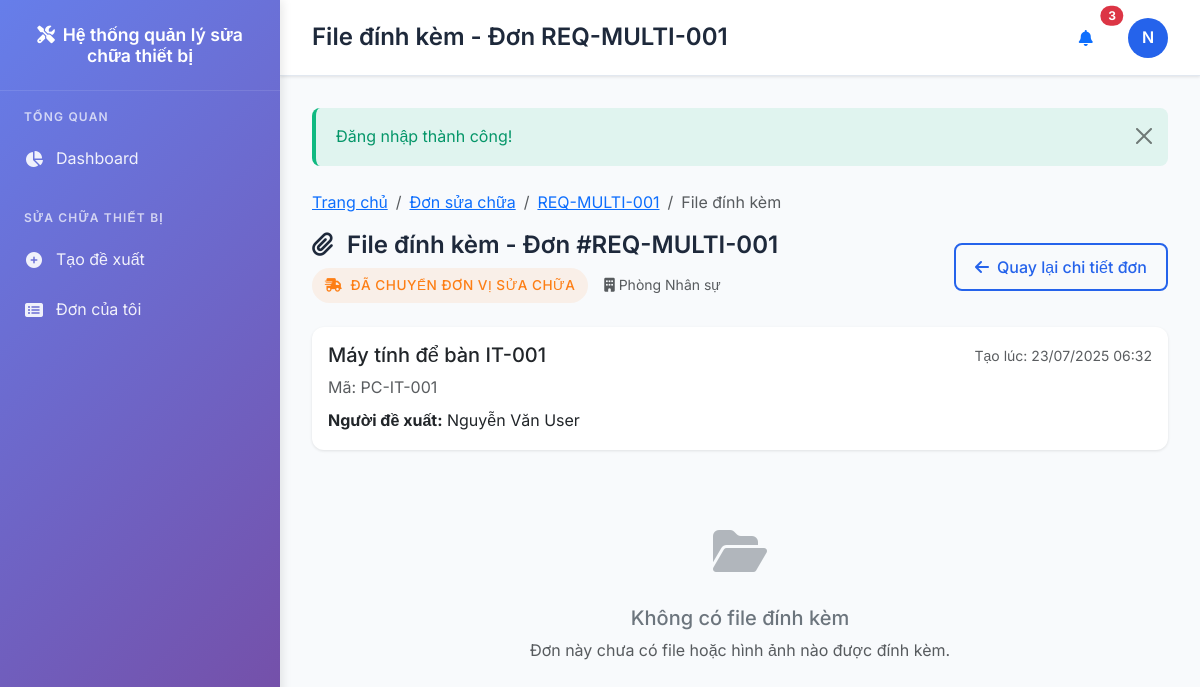
The app's page /repairs/attachments.php?code=REQ-MULTI-001 (signed in) with its own data.
### tables this page shows
CREATE TABLE repair_requests (
    id INT AUTO_INCREMENT PRIMARY KEY,
    request_code VARCHAR(30) NOT NULL UNIQUE,
    equipment_id INT NOT NULL,
    requester_id INT NOT NULL,
    problem_description TEXT NOT NULL,
    urgency_level ENUM('low', 'medium', 'high', 'critical') DEFAULT 'medium',
    images TEXT,  
    videos TEXT,  
    current_status_id INT NOT NULL,
    assigned_logistics_id INT,
    assigned_clerk_id INT,
    assigned_technician_id INT,
    estimated_completion DATE,
    actual_completion DATETIME,
    total_cost DECIMAL(15,2) DEFAULT 0,
    created_at TIMESTAMP DEFAULT CURRENT_TIMESTAMP,
    updated_at TIMESTAMP DEFAULT CURRENT_TIMESTAMP ON UPDATE CURRENT_TIMESTAMP,
    FOREIGN KEY (equipment_id) REFERENCES equipments(id) ON DELETE RESTRICT,
    FOREIGN KEY (requester_id) REFERENCES users(id) ON DELETE RESTRICT,
    FOREIGN KEY (current_status_id) REFERENCES repair_statuses(id) ON DELETE RESTRICT,
    FOREIGN KEY (assigned_logistics_id) REFERENCES users(id) ON DELETE SET NULL,
    FOREIGN KEY (assigned_clerk_id) REFERENCES users(id) ON DELETE SET NULL,
    FOREIGN KEY (assigned_technician_id) REFERENCES users(id) ON DELETE SET NULL
);

CREATE TABLE users (
    id INT AUTO_INCREMENT PRIMARY KEY,
    username VARCHAR(50) NOT NULL UNIQUE,
    password VARCHAR(255) NOT NULL,
    full_name VARCHAR(100) NOT NULL,
    email VARCHAR(100),
    phone VARCHAR(20),
    department_id INT,
    role_id INT NOT NULL,
    avatar VARCHAR(255),
    status ENUM('active', 'inactive') DEFAULT 'active',
    last_login TIMESTAMP NULL,
    created_at TIMESTAMP DEFAULT CURRENT_TIMESTAMP,
    updated_at TIMESTAMP DEFAULT CURRENT_TIMESTAMP ON UPDATE CURRENT_TIMESTAMP,
    FOREIGN KEY (department_id) REFERENCES departments(id) ON DELETE SET NULL,
    FOREIGN KEY (role_id) REFERENCES roles(id) ON DELETE RESTRICT
);

CREATE TABLE repair_statuses (
    id INT AUTO_INCREMENT PRIMARY KEY,
    code VARCHAR(30) NOT NULL UNIQUE,
    name VARCHAR(100) NOT NULL,
    step_order INT NOT NULL,
    color VARCHAR(20) DEFAULT '#007bff',
    icon VARCHAR(50) DEFAULT 'fas fa-circle',
    description TEXT,
    created_at TIMESTAMP DEFAULT CURRENT_TIMESTAMP
);

CREATE TABLE departments (
    id INT AUTO_INCREMENT PRIMARY KEY,
    code VARCHAR(20) NOT NULL UNIQUE,
    name VARCHAR(200) NOT NULL,
    address TEXT,
    phone VARCHAR(20),
    email VARCHAR(100),
    manager_name VARCHAR(100),
    status ENUM('active', 'inactive') DEFAULT 'active',
    created_at TIMESTAMP DEFAULT CURRENT_TIMESTAMP,
    updated_at TIMESTAMP DEFAULT CURRENT_TIMESTAMP ON UPDATE CURRENT_TIMESTAMP
);

CREATE TABLE equipments (
    id INT AUTO_INCREMENT PRIMARY KEY,
    code VARCHAR(50) NOT NULL UNIQUE,
    name VARCHAR(200) NOT NULL,
    model VARCHAR(100),
    brand VARCHAR(100),
    type_id INT,
    department_id INT,
    location VARCHAR(200),
    purchase_date DATE,
    warranty_date DATE,
    purchase_price DECIMAL(15,2),
    specifications TEXT,
    image VARCHAR(255),
    status ENUM('active', 'maintenance', 'damaged', 'disposed') DEFAULT 'active',
    description TEXT,
    created_at TIMESTAMP DEFAULT CURRENT_TIMESTAMP,
    updated_at TIMESTAMP DEFAULT CURRENT_TIMESTAMP ON UPDATE CURRENT_TIMESTAMP,
    FOREIGN KEY (type_id) REFERENCES equipment_types(id) ON DELETE SET NULL,
    FOREIGN KEY (department_id) REFERENCES departments(id) ON DELETE SET NULL
);

### config/config.php (called while the page is built, shortened)
<?php
spl_autoload_register(function ($class) {
    $paths = [
        BASE_PATH . 'models/',
        BASE_PATH . 'controllers/',
        BASE_PATH . 'config/',
        BASE_PATH . 'utils/',
        BASE_PATH . 'middleware/'
    ];
    foreach ($paths as $path) {
        $file = $path . $class . '.php';
        if (file_exists($file)) {
            return;
        }
    }
});
require_once BASE_PATH . 'utils/helpers.php';
?>

### config/Database.php (called while the page is built, shortened)
<?php
class Database {
    private $host = 'localhost';
    private $dbname = 'equipment_repair_management';
    private $username = 'root';
    private $password = '210506';
    private $pdo;
    private static $instance = null;
    public function __construct() {
        try {
            $dsn = "mysql:host={$this->host};dbname={$this->dbname};charset=utf8mb4";
            $options = [
                PDO::ATTR_ERRMODE => PDO::ERRMODE_EXCEPTION,
                PDO::ATTR_DEFAULT_FETCH_MODE => PDO::FETCH_ASSOC,
                PDO::ATTR_EMULATE_PREPARES => false,
                PDO::MYSQL_ATTR_INIT_COMMAND => "SET NAMES utf8mb4",
                PDO::MYSQL_ATTR_SSL_VERIFY_SERVER_CERT => false
            ];
            $this->pdo = new PDO($dsn, $this->username, $this->password, $options);
        } catch (PDOException $e) {
            error_log("Database connection failed: " . $e->getMessage());
            die("Không thể kết nối đến cơ sở dữ liệu. Vui lòng thử lại sau.");
        }
    }
    public static function getInstance() {
        if (self::$instance === null) {
            self::$instance = new self();
        }
        return self::$instance;
    }
    public function query($sql, $params = []) {
        try {
            $stmt = $this->pdo->prepare($sql);
            $stmt->execute($params);
            return $stmt;
        } catch (PDOException $e) {
            error_log("Query failed: " . $e->getMessage());
            error_log("SQL: " . $sql);
            error_log("Params: " . print_r($params, true));
            throw new Exception("Lỗi thực thi truy vấn cơ sở dữ liệu: " . $e->getMessage());
        }
    }
    public function fetch($sql, $params = []) {
        $stmt = $this->query($sql, $params);
        return $stmt->fetch();
    }
}
?>

### repairs/attachments.php (the view, shortened to what this page needs)
<?php
require_once __DIR__ . '/../config/config.php';
$db = Database::getInstance();
$code = $_GET['code'] ?? '';
$request = $db->fetch(
    "SELECT r.*, e.name as equipment_name, e.code as equipment_code,
            u.full_name as requester_name, d.name as department_name,
            s.name as status_name, s.color as status_color, s.icon as status_icon
     FROM repair_requests r
     LEFT JOIN equipments e ON r.equipment_id = e.id
     LEFT JOIN users u ON r.requester_id = u.id
     LEFT JOIN departments d ON u.department_id = d.id
     LEFT JOIN repair_statuses s ON r.current_status_id = s.id
     WHERE r.request_code = ?",
    [$code]
);
$requestImages = json_decode($request['images'] ?? '[]', true);
$requestVideos = json_decode($request['videos'] ?? '[]', true);
$title = 'File đính kèm - Đơn ' . $request['request_code'];
$breadcrumbs = [
    ['title' => 'Trang chủ', 'url' => url('dashboard.php')],
    ['title' => 'Đơn sửa chữa', 'url' => url('repairs/')],
    ['title' => $request['request_code'], 'url' => url('repairs/view.php?code=' . $request['request_code'])],
    ['title' => 'File đính kèm', 'url' => '']
];
?>
<div class="d-flex justify-content-between align-items-center mb-4">
    <div>
        <h2 class="page-title mb-2">
            <i class="fas fa-paperclip me-2"></i>
            File đính kèm - Đơn #<?= e($request['request_code']) ?>
        </h2>
        <div class="d-flex align-items-center gap-3">
            <span class="status-badge" style="background-color: <?= e($request['status_color']) ?>15; color: <?= e($request['status_color']) ?>;">
                <i class="<?= e($request['status_icon']) ?> me-1"></i>
                <?= e($request['status_name']) ?>
            </span>
            <small class="text-muted">
                <i class="fas fa-building me-1"></i><?= e($request['department_name']) ?>
            </small>
        </div>
    </div>
    <div>
        <a href="<?= url('repairs/view.php?code=' . $request['request_code']) ?>" class="btn btn-outline-primary">
            <i class="fas fa-arrow-left me-2"></i>Quay lại chi tiết đơn
        </a>
    </div>
</div>
<div class="card mb-4">
    <div class="card-body">
        <div class="row">
            <div class="col-md-8">
                <h5><?= e($request['equipment_name']) ?></h5>
                <p class="text-muted mb-2">Mã: <?= e($request['equipment_code']) ?></p>
                <p class="mb-0"><strong>Người đề xuất:</strong> <?= e($request['requester_name']) ?></p>
            </div>
            <div class="col-md-4 text-end">
                <small class="text-muted">Tạo lúc: <?= format_datetime($request['created_at']) ?></small>
            </div>
        </div>
    </div>
</div>
<?php
$hasStatusAttachments = false;
?>
<?php if (empty($requestImages) && empty($requestVideos) && !$hasRepairImages && !$hasStatusAttachments): ?>
    <div class="no-attachments">
        <div class="empty-icon">
            <i class="fas fa-folder-open"></i>
        </div>
        <h5>Không có file đính kèm</h5>
        <p class="text-muted">Đơn này chưa có file hoặc hình ảnh nào được đính kèm.</p>
    </div>
<?php endif; ?>
<?php
$content = ob_get_clean();
include __DIR__ . '/../layouts/app.php';
?>

### layouts/app.php (shortened to what this page needs)
<!DOCTYPE html>
<html lang="vi">
<head>
    <link href="https://cdn.jsdelivr.net/npm/bootstrap@5.3.0/dist/css/bootstrap.min.css" rel="stylesheet">
    <link href="https://cdnjs.cloudflare.com/ajax/libs/font-awesome/6.4.0/css/all.min.css" rel="stylesheet">
</head>
<body>
    <?php
    $user = current_user();
    $current_page = basename($_SERVER['PHP_SELF'], '.php');
    ?>
    <nav class="sidebar" id="sidebar">
        <div class="sidebar-brand">
            <h4><i class="fas fa-tools me-2"></i><?= APP_NAME ?></h4>
        </div>
        <div class="sidebar-nav">
            <div class="nav-section">
                <div class="nav-section-title">Tổng quan</div>
                <a href="<?= url('dashboard.php') ?>" class="nav-link <?= $current_page === 'dashboard' ? 'active' : '' ?>">
                    <i class="fas fa-chart-pie"></i>
                    Dashboard
                </a>
            </div>
            <div class="nav-section">
                <div class="nav-section-title">Sửa chữa thiết bị</div>
                <?php if (has_role('requester')): ?>
                <a href="<?= url('repairs/create.php') ?>" class="nav-link <?= $current_page === 'create' ? 'active' : '' ?>">
                    <i class="fas fa-plus-circle"></i>
                    Tạo đề xuất
                </a>
                <a href="<?= url('repairs/index.php') ?>" class="nav-link <?= $current_page === 'index' && strpos($_SERVER['REQUEST_URI'], 'repairs') ? 'active' : '' ?>">
                    <i class="fas fa-list-alt"></i>
                    Đơn của tôi
                </a>
                <?php endif; ?>
            </div>
            <?php if (has_any_role(['admin', 'clerk'])): ?>
            <div class="nav-section">
                <div class="nav-section-title">Báo cáo</div>
                <a href="<?= url('reports/overview.php') ?>" class="nav-link <?= $current_page === 'overview' ? 'active' : '' ?>">
                    <i class="fas fa-chart-bar"></i>
                    Tổng quan
                </a>
                <a href="<?= url('reports/equipment.php') ?>" class="nav-link <?= $current_page === 'equipment' && strpos($_SERVER['REQUEST_URI'], 'reports') ? 'active' : '' ?>">
                    <i class="fas fa-laptop"></i>
                    Theo thiết bị
                </a>
                <a href="<?= url('reports/department.php') ?>" class="nav-link <?= $current_page === 'department' ? 'active' : '' ?>">
                    <i class="fas fa-building"></i>
                    Theo đơn vị
                </a>
            </div>
            <?php endif; ?>
        </div>
    </nav>
    <div class="main-content">
        <header class="main-header">
            <div class="header-content">
                <div>
                    <h1 class="page-title"><?= e($title ?? 'Dashboard') ?></h1>
                </div>
                <div class="user-menu">
                    <div class="dropdown">
                        <button class="btn btn-link position-relative" type="button" data-bs-toggle="dropdown">
                            <i class="fas fa-bell"></i>
                            <span class="position-absolute top-0 start-100 translate-middle badge rounded-pill bg-danger">
                                3
                            </span>
                        </button>
                    </div>
                    <div class="dropdown">
                        <a href="#" class="user-avatar" data-bs-toggle="dropdown">
                            <?php if ($user && $user['avatar']): ?>
                                <img src="<?= upload_url('avatars/' . $user['avatar']) ?>" alt="Avatar" style="width: 100%; height: 100%; object-fit: cover; border-radius: 50%;">
                            <?php else: ?>
                                <?= $user ? strtoupper(substr($user['full_name'], 0, 1)) : 'U' ?>
                            <?php endif; ?>
                        </a>
                    </div>
                </div>
            </div>
        </header>
        <main class="content-area">
            <?php $flash_messages = get_flash_messages(); ?>
            <?php if (!empty($flash_messages)): ?>
                <?php foreach ($flash_messages as $message): ?>
                    <div class="alert alert-<?= $message['type'] === 'error' ? 'danger' : $message['type'] ?> alert-dismissible fade show">
                        <?= e($message['message']) ?>
                        <button type="button" class="btn-close" data-bs-dismiss="alert"></button>
                    </div>
                <?php endforeach; ?>
            <?php endif; ?>
            <?php if (isset($breadcrumbs)): ?>
                <?= breadcrumb($breadcrumbs) ?>
            <?php endif; ?>
            <?php if (isset($content)): ?>
                <?= $content ?>
            <?php endif; ?>
        </main>
    </div>
</body>
</html>

### records on screen
repair_requests: request_code "File đính kèm - Đơn REQ-MULTI-001", request_code "REQ-MULTI-001", current_status.name "ĐÃ CHUYỂN ĐƠN VỊ SỬA CHỮA", departments.name "Phòng Nhân sự", equipment.name "Máy tính để bàn IT-001", equipment.code "PC-IT-001", requester.full_name "Nguyễn Văn User", created_at "23/07/2025 06:32"
users: full_name "N"

### other values on screen
APP_NAME "Hệ thống quản lý sửa chữa thiết bị"
$message['message'] "Đăng nhập thành công!"
$item['title'] "Trang chủ"
$item['title'] "Đơn sửa chữa"
$item['title'] "REQ-MULTI-001"
$item['title'] "File đính kèm"
